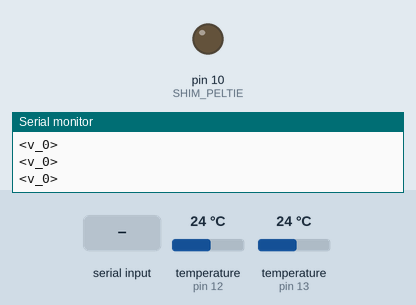
Bench run of a sketch on a simulated Arduino Uno, built with avr-gcc and run on an emulated ATmega328P. On the bench: output pins drawn as LEDs (lit = HIGH), the last lines printed to the serial monitor. Inputs (shaded band) come from the test bench; at power-on: temperature (sensors on pin 12, pin 13) 24 °C.

Above: at 1.2 s.
1.3 s: "90,45\n" received over Serial
At 4.0 s:
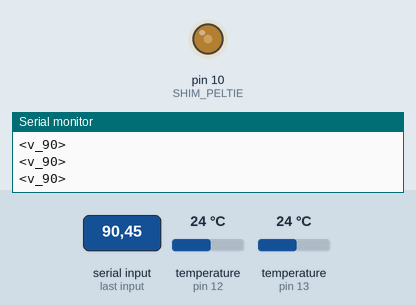
5.0 s: "200\n" received over Serial
At 6.57 s:
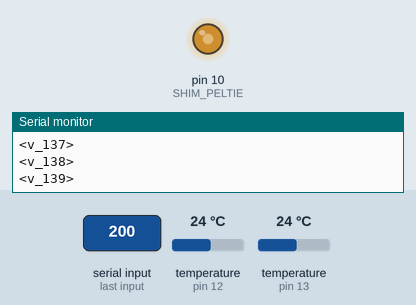
At 7.3 s:
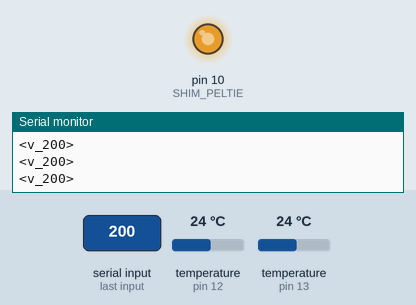
Timing chart, 0 to 8.8 s (numbered marks = the images above; inputs shaded):
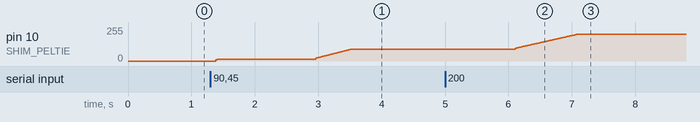

The sketch:

arduino.ino
```cpp
#include <DallasTemperature.h>
#include <OneWire.h>

// Data wire is plugged into pin 2 on the Arduino
#define ONE_WIRE_BUS_1 12
#define ONE_WIRE_BUS_2 13
#define SHIM_PELTIE 10


int peltie_voltage_value = 0;
int dx_peltie_voltage_value = 1;

int peltie_voltage_value_req = -1;

// Setup a oneWire instance to communicate with any OneWire devices
// (not just Maxim/Dallas temperature ICs)
OneWire oneWire_1(ONE_WIRE_BUS_1);
OneWire oneWire_2(ONE_WIRE_BUS_2);

// Pass our oneWire reference to Dallas Temperature.
DallasTemperature sensors_1(&oneWire_1);
DallasTemperature sensors_2(&oneWire_2);

String inputString = "";         // a String to hold incoming data
boolean stringComplete = false;  // whether the string is complete

void setup() {
  // initialize serial:
  Serial.begin(9600);
  // reserve 200 bytes for the inputString:
  inputString.reserve(200);
   // Start up the library
  sensors_1.begin();
  sensors_2.begin();

  // declare SHIM_PELTIE to be an output:
  //pinMode(SHIM_PELTIE, OUTPUT);
}

int ff = 0;

void loop() {
  // print the string when a newline arrives:
  Serial.println("<v_" + String(peltie_voltage_value) + ">");

  if (stringComplete) {
    int value = atoi(inputString.c_str());
    peltie_voltage_value_req = value;
    // clear the string:
    inputString = "";
    stringComplete = false;
  }

  //peltie
  analogWrite(SHIM_PELTIE, peltie_voltage_value);

  if (peltie_voltage_value_req != -1){
    if (peltie_voltage_value < peltie_voltage_value_req) {
      peltie_voltage_value += dx_peltie_voltage_value;
    } else if (peltie_voltage_value > peltie_voltage_value_req) {
      peltie_voltage_value -= dx_peltie_voltage_value;
    } else {
      peltie_voltage_value_req = -1;
    }
  }

  //delaaaaaaay
  ff++;
  if (ff > 200) {
    ff = 0;
  } else return;

  sensors_1.requestTemperatures(); // Send the command to get temperature readings
  sensors_2.requestTemperatures();

  Serial.println("<s1_" + String(sensors_1.getTempCByIndex(0)) + ">");
  Serial.println("<s2_" + String(sensors_2.getTempCByIndex(0)) + ">");
}

/*
  SerialEvent occurs whenever a new data comes in the hardware serial RX. This
  routine is run between each time loop() runs, so using delay inside loop can
  delay response. Multiple bytes of data may be available.
*/
void serialEvent() {
  while (Serial.available()) {
    // get the new byte:
    char inChar = (char)Serial.read();
    // add it to the inputString:
    inputString += inChar;
    // if the incoming character is a newline, set a flag so the main loop can
    // do something about it:
    if (inChar == '\n') {
      stringComplete = true;
    }
  }
}
```

Measured:
- after the input at 1.3 s, pin 10 (SHIM_PELTIE): moves from 0/255 to 90/255 over 2.1 s, starting after 0.08 s
- after the input at 5.0 s, pin 10 (SHIM_PELTIE): moves from 90/255 to 200/255 over 0.97 s, starting after 1.1 s
